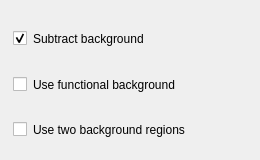
<?xml version="1.0" encoding="UTF-8"?>
<ui version="4.0">
 <class>Dialog</class>
 <widget class="QDialog" name="Dialog">
  <property name="geometry">
   <rect>
    <x>0</x>
    <y>0</y>
    <width>260</width>
    <height>160</height>
   </rect>
  </property>
  <property name="windowTitle">
   <string>Background Settings</string>
  </property>
  <widget class="QWidget" name="verticalLayoutWidget">
   <property name="geometry">
    <rect>
     <x>13</x>
     <y>19</y>
     <width>241</width>
     <height>131</height>
    </rect>
   </property>
   <layout class="QVBoxLayout" name="verticalLayout">
    <item>
     <layout class="QHBoxLayout" name="horizontalLayout">
      <item>
       <widget class="QCheckBox" name="subtract_background">
        <property name="text">
         <string/>
        </property>
        <property name="checked">
         <bool>true</bool>
        </property>
       </widget>
      </item>
      <item>
       <widget class="QLabel" name="label">
        <property name="toolTip">
         <string>&lt;html&gt;&lt;head/&gt;&lt;body&gt;&lt;p&gt;Enable/Disable background subtraction&lt;/p&gt;&lt;/body&gt;&lt;/html&gt;</string>
        </property>
        <property name="text">
         <string>Subtract background</string>
        </property>
       </widget>
      </item>
      <item>
       <spacer name="horizontalSpacer">
        <property name="orientation">
         <enum>Qt::Horizontal</enum>
        </property>
        <property name="sizeHint" stdset="0">
         <size>
          <width>40</width>
          <height>20</height>
         </size>
        </property>
       </spacer>
      </item>
     </layout>
    </item>
    <item>
     <layout class="QHBoxLayout" name="horizontalLayout_2">
      <item>
       <widget class="QCheckBox" name="functional_background">
        <property name="text">
         <string/>
        </property>
       </widget>
      </item>
      <item>
       <widget class="QLabel" name="label_2">
        <property name="toolTip">
         <string>&lt;html&gt;&lt;head/&gt;&lt;body&gt;&lt;p&gt;Fit the background region(s) with a linear function. Functional background is necessary when using two background regions. It is optional when using a single region. In that case, the background is estimated by simple averaging&lt;/p&gt;&lt;/body&gt;&lt;/html&gt;</string>
        </property>
        <property name="text">
         <string>Use functional background</string>
        </property>
       </widget>
      </item>
      <item>
       <spacer name="horizontalSpacer_2">
        <property name="orientation">
         <enum>Qt::Horizontal</enum>
        </property>
        <property name="sizeHint" stdset="0">
         <size>
          <width>40</width>
          <height>20</height>
         </size>
        </property>
       </spacer>
      </item>
     </layout>
    </item>
    <item>
     <layout class="QHBoxLayout" name="horizontalLayout_3">
      <item>
       <widget class="QCheckBox" name="two_backgrounds">
        <property name="text">
         <string/>
        </property>
       </widget>
      </item>
      <item>
       <widget class="QLabel" name="label_3">
        <property name="toolTip">
         <string>&lt;html&gt;&lt;head/&gt;&lt;body&gt;&lt;p&gt;Use two background regions to estimate the background under the peak&lt;/p&gt;&lt;/body&gt;&lt;/html&gt;</string>
        </property>
        <property name="text">
         <string>Use two background regions</string>
        </property>
       </widget>
      </item>
      <item>
       <spacer name="horizontalSpacer_3">
        <property name="orientation">
         <enum>Qt::Horizontal</enum>
        </property>
        <property name="sizeHint" stdset="0">
         <size>
          <width>40</width>
          <height>20</height>
         </size>
        </property>
       </spacer>
      </item>
     </layout>
    </item>
   </layout>
  </widget>
 </widget>
 <resources/>
 <connections/>
</ui>
